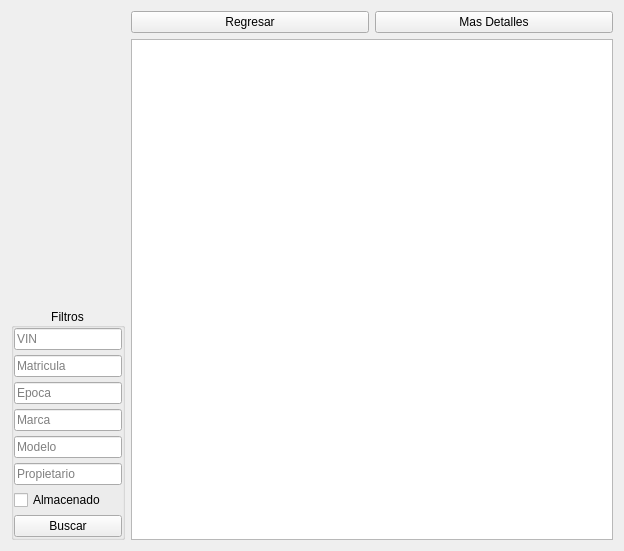
<?xml version="1.0" encoding="UTF-8"?>
<ui version="4.0">
 <class>RegistleScreen</class>
 <widget class="QWidget" name="RegistleScreen">
  <property name="geometry">
   <rect>
    <x>0</x>
    <y>0</y>
    <width>624</width>
    <height>551</height>
   </rect>
  </property>
  <property name="windowTitle">
   <string>Form</string>
  </property>
  <layout class="QHBoxLayout" name="horizontalLayout_2">
   <item>
    <layout class="QVBoxLayout" name="verticalLayout_3">
     <item alignment="Qt::AlignmentFlag::AlignTop">
      <widget class="QLabel" name="imagenLogo">
       <property name="sizePolicy">
        <sizepolicy hsizetype="Maximum" vsizetype="Maximum">
         <horstretch>0</horstretch>
         <verstretch>0</verstretch>
        </sizepolicy>
       </property>
       <property name="maximumSize">
        <size>
         <width>16777215</width>
         <height>16777215</height>
        </size>
       </property>
       <property name="text">
        <string/>
       </property>
       <property name="pixmap">
        <pixmap resource="../resources/resources.qrc">:/icons/grillo.jpg</pixmap>
       </property>
       <property name="scaledContents">
        <bool>true</bool>
       </property>
      </widget>
     </item>
     <item>
      <widget class="QGroupBox" name="groupBoxFiltros">
       <property name="sizePolicy">
        <sizepolicy hsizetype="Minimum" vsizetype="Maximum">
         <horstretch>0</horstretch>
         <verstretch>0</verstretch>
        </sizepolicy>
       </property>
       <property name="title">
        <string>Filtros</string>
       </property>
       <property name="alignment">
        <set>Qt::AlignmentFlag::AlignCenter</set>
       </property>
       <property name="flat">
        <bool>false</bool>
       </property>
       <layout class="QVBoxLayout" name="verticalLayout">
        <property name="spacing">
         <number>5</number>
        </property>
        <property name="leftMargin">
         <number>0</number>
        </property>
        <property name="topMargin">
         <number>0</number>
        </property>
        <property name="rightMargin">
         <number>0</number>
        </property>
        <property name="bottomMargin">
         <number>0</number>
        </property>
        <item>
         <widget class="QLineEdit" name="lineEditVin">
          <property name="sizePolicy">
           <sizepolicy hsizetype="Minimum" vsizetype="Fixed">
            <horstretch>0</horstretch>
            <verstretch>0</verstretch>
           </sizepolicy>
          </property>
          <property name="toolTip">
           <string>Indique el VIN del Vehiculo. dejarlo vacio no limitara el VIN</string>
          </property>
          <property name="inputMask">
           <string/>
          </property>
          <property name="text">
           <string/>
          </property>
          <property name="placeholderText">
           <string>VIN</string>
          </property>
          <property name="clearButtonEnabled">
           <bool>true</bool>
          </property>
         </widget>
        </item>
        <item>
         <widget class="QLineEdit" name="lineEditMatricula">
          <property name="sizePolicy">
           <sizepolicy hsizetype="Minimum" vsizetype="Fixed">
            <horstretch>0</horstretch>
            <verstretch>0</verstretch>
           </sizepolicy>
          </property>
          <property name="toolTip">
           <string>Indique numero de Matricula del Vehiculo. dejarlo vacio no limitara la Matricula</string>
          </property>
          <property name="inputMask">
           <string/>
          </property>
          <property name="text">
           <string/>
          </property>
          <property name="placeholderText">
           <string>Matricula</string>
          </property>
          <property name="clearButtonEnabled">
           <bool>true</bool>
          </property>
         </widget>
        </item>
        <item alignment="Qt::AlignmentFlag::AlignTop">
         <widget class="QLineEdit" name="lineEditEpoca">
          <property name="sizePolicy">
           <sizepolicy hsizetype="Minimum" vsizetype="Fixed">
            <horstretch>0</horstretch>
            <verstretch>0</verstretch>
           </sizepolicy>
          </property>
          <property name="toolTip">
           <string>Indique la Epoca del Vehiculo. dejarlo vacio no limitara la fecha</string>
          </property>
          <property name="inputMask">
           <string/>
          </property>
          <property name="text">
           <string/>
          </property>
          <property name="maxLength">
           <number>6</number>
          </property>
          <property name="alignment">
           <set>Qt::AlignmentFlag::AlignLeading|Qt::AlignmentFlag::AlignLeft|Qt::AlignmentFlag::AlignVCenter</set>
          </property>
          <property name="placeholderText">
           <string>Epoca</string>
          </property>
          <property name="clearButtonEnabled">
           <bool>true</bool>
          </property>
         </widget>
        </item>
        <item alignment="Qt::AlignmentFlag::AlignTop">
         <widget class="QLineEdit" name="lineEditMarca">
          <property name="sizePolicy">
           <sizepolicy hsizetype="Minimum" vsizetype="Fixed">
            <horstretch>0</horstretch>
            <verstretch>0</verstretch>
           </sizepolicy>
          </property>
          <property name="toolTip">
           <string>Indique la Marca del Vehiculo. dejarlo vacio no limitara la Marca</string>
          </property>
          <property name="inputMask">
           <string/>
          </property>
          <property name="text">
           <string/>
          </property>
          <property name="placeholderText">
           <string>Marca</string>
          </property>
          <property name="clearButtonEnabled">
           <bool>true</bool>
          </property>
         </widget>
        </item>
        <item>
         <widget class="QLineEdit" name="lineEditModelo">
          <property name="sizePolicy">
           <sizepolicy hsizetype="Minimum" vsizetype="Fixed">
            <horstretch>0</horstretch>
            <verstretch>0</verstretch>
           </sizepolicy>
          </property>
          <property name="toolTip">
           <string>Indique el Modelo del Vehiculo. dejarlo vacio no limitara el Modelo</string>
          </property>
          <property name="inputMask">
           <string/>
          </property>
          <property name="text">
           <string/>
          </property>
          <property name="placeholderText">
           <string>Modelo</string>
          </property>
          <property name="clearButtonEnabled">
           <bool>true</bool>
          </property>
         </widget>
        </item>
        <item>
         <widget class="QLineEdit" name="lineEditPropietario">
          <property name="sizePolicy">
           <sizepolicy hsizetype="Minimum" vsizetype="Fixed">
            <horstretch>0</horstretch>
            <verstretch>0</verstretch>
           </sizepolicy>
          </property>
          <property name="toolTip">
           <string>Indique el Propietario del Vehiculo. dejarlo vacio no limitara los Propietarios</string>
          </property>
          <property name="inputMask">
           <string/>
          </property>
          <property name="text">
           <string/>
          </property>
          <property name="maxLength">
           <number>32767</number>
          </property>
          <property name="alignment">
           <set>Qt::AlignmentFlag::AlignLeading|Qt::AlignmentFlag::AlignLeft|Qt::AlignmentFlag::AlignVCenter</set>
          </property>
          <property name="placeholderText">
           <string>Propietario</string>
          </property>
          <property name="clearButtonEnabled">
           <bool>true</bool>
          </property>
         </widget>
        </item>
        <item>
         <widget class="QCheckBox" name="checkBoxEstado">
          <property name="toolTip">
           <string>Indica si el Vehiculo se encuentra almacenado o no en la bodega</string>
          </property>
          <property name="text">
           <string>Almacenado</string>
          </property>
          <property name="checked">
           <bool>false</bool>
          </property>
          <property name="tristate">
           <bool>false</bool>
          </property>
         </widget>
        </item>
        <item>
         <widget class="QPushButton" name="pushButtonBuscar">
          <property name="text">
           <string>Buscar</string>
          </property>
         </widget>
        </item>
       </layout>
      </widget>
     </item>
    </layout>
   </item>
   <item>
    <layout class="QVBoxLayout" name="verticalLayout_4">
     <item>
      <layout class="QHBoxLayout" name="horizontalLayout">
       <item>
        <widget class="QPushButton" name="pushButtonRegresar">
         <property name="text">
          <string>Regresar</string>
         </property>
        </widget>
       </item>
       <item>
        <widget class="QPushButton" name="pushButtonDetalles">
         <property name="text">
          <string>Mas Detalles</string>
         </property>
        </widget>
       </item>
      </layout>
     </item>
     <item>
      <widget class="QTableView" name="tableViewListaDeCarros"/>
     </item>
    </layout>
   </item>
  </layout>
 </widget>
 <resources>
  <include location="../resources/resources.qrc"/>
 </resources>
 <connections/>
</ui>
